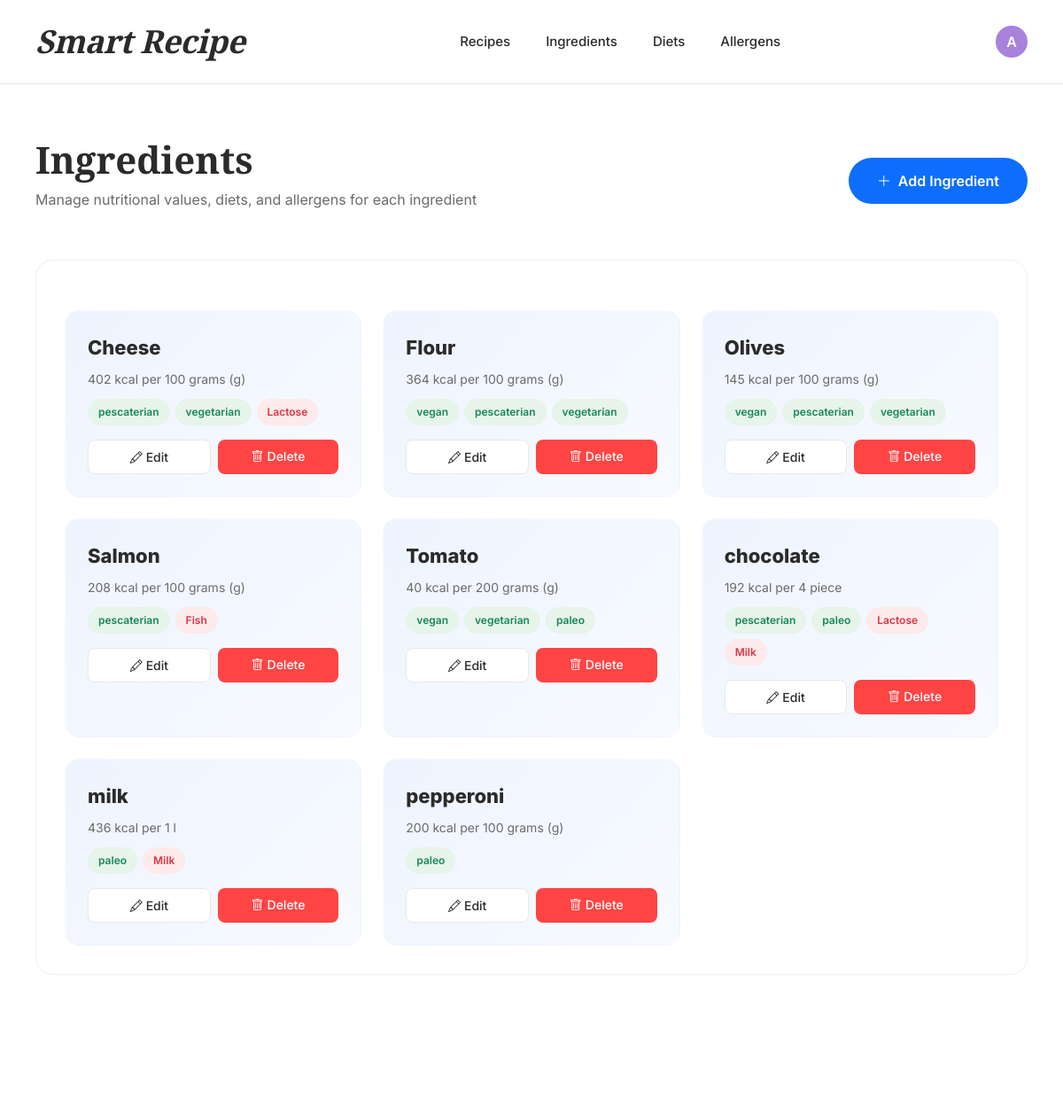
The page /ingredients/ (signed in, upper part) on the database as committed earlier.
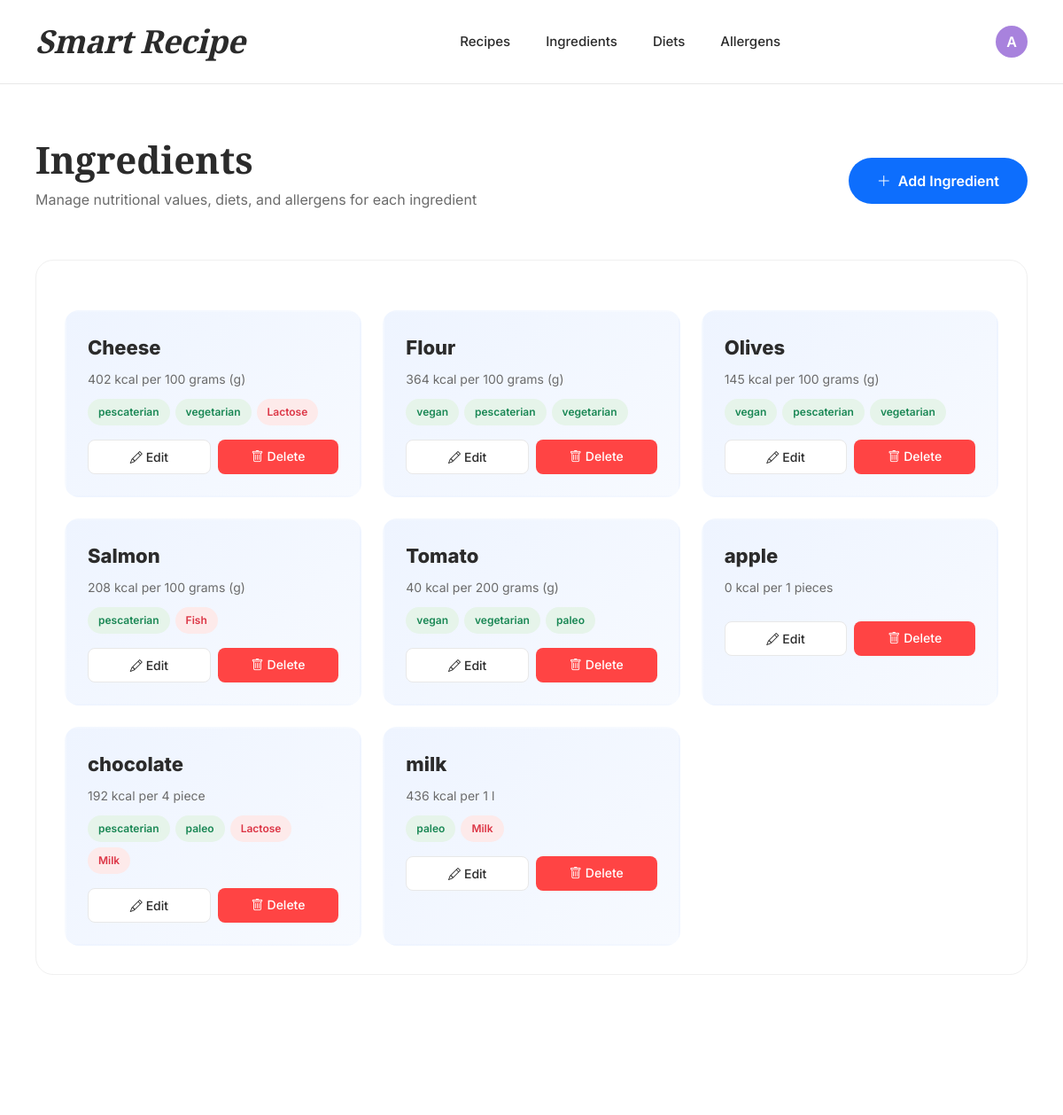
The same page on the database as committed later.
### smart_recipe_app/models.py (models this page shows, shortened)
class Ingredient(models.Model):
    UNIT_CHOICES = [
        ('g', 'grams (g)'),
        ('ml', 'milliliters (ml)'),
        ('pcs', 'pieces'),
        ('tsp', 'teaspoon'),
        ('tbsp', 'tablespoon'),
        ('cup', 'cup'),
    ]
    name = models.CharField(max_length=100, unique=True)
    base_unit = models.CharField(max_length=20, choices=UNIT_CHOICES,
                                 help_text="Mass units like kilograms (kg), grams (g), liters (l) and etc.")
    base_amount = models.FloatField(validators=[MinValueValidator(0.000001)], help_text="Amount of base_unit used for calorie calculation (e.g. 100 g, 100 ml, 1 piece)")
    calories_per_base_amount = models.FloatField(validators=[MinValueValidator(0)], help_text="Calories for the base amount (e.g. kcal per 100 g)")
    allergens = models.ManyToManyField(Allergen, blank=True, related_name='ingredients')  # allergen.ingredients.all()
    diets = models.ManyToManyField(Diet, through='IngredientDietRelation', related_name='ingredients')  # diet.ingredients.all()

class Diet(models.Model):
    name = models.CharField(max_length=50, unique=True)
    description = models.TextField(blank=True, help_text="Brief explanation of this diet (e.g., what foods are allowed/excluded)")

class Allergen(models.Model):
    name = models.CharField(max_length=50, unique=True)

### smart_recipe_app/views.py (the view)
# urls.py: path("ingredients/", views.ingredient_list, name="ingredient_list"),
@login_required
def ingredient_list(request):
    ingredients = Ingredient.objects.prefetch_related("diets", "allergens").order_by("name")
    return render(request, "ingredients/ingredients.html", {"ingredients": ingredients})

### smart_recipe_app/templates/ingredients/ingredients.html (shortened to what this page needs)
{% extends 'common/base.html' %}
{% block content %}
<div class="ingredients-container">
    <div class="page-header">
        <div class="d-flex justify-content-between align-items-center flex-wrap gap-3">
            <div>
                <h1 class="page-title">Ingredients</h1>
                <p class="page-subtitle">
                    Manage nutritional values, diets, and allergens for each ingredient
                </p>
            </div>
            <a href="{% url 'ingredient_create' %}" class="btn-add">
                <i class="bi bi-plus-lg me-2"></i>Add Ingredient
            </a>
        </div>
    </div>
    <div class="ingredients-card">
        {% if ingredients %}
            <div class="ingredient-grid">
                {% for ing in ingredients %}
                <div class="ingredient-item">
                    <div class="ingredient-name">{{ ing.name }}</div>
                    <div class="ingredient-meta">
                        {{ ing.calories_per_base_amount|floatformat:0 }} kcal per
                        {{ ing.base_amount|floatformat:0 }} {{ ing.get_base_unit_display }}
                    </div>
                    <div class="ingredient-badges">
                        {% for d in ing.diets.all %}
                            <span class="badge-pill badge-diet">{{ d.name }}</span>
                        {% endfor %}
                        {% for a in ing.allergens.all %}
                            <span class="badge-pill badge-allergen">{{ a.name }}</span>
                        {% endfor %}
                    </div>
                    <div class="ingredient-actions">
                        <a href="{% url 'ingredient_edit' ing.id %}" class="btn-edit">
                            <i class="bi bi-pencil me-1"></i>Edit
                        </a>
                        <a href="{% url 'ingredient_delete' ing.id %}" class="btn-delete">
                            <i class="bi bi-trash me-1"></i>Delete
                        </a>
                    </div>
                </div>
                {% endfor %}
            </div>
        {% endif %}
    </div>
</div>
{% endblock %}

Rows that differ between the two databases and show on the page:
removed Ingredient: name "pepperoni", calories_per_base_amount "200", base_amount "100", base_unit "grams (g)", Diet (name "paleo")
added Ingredient: name "apple", calories_per_base_amount "0", base_amount "1", base_unit "pieces"
